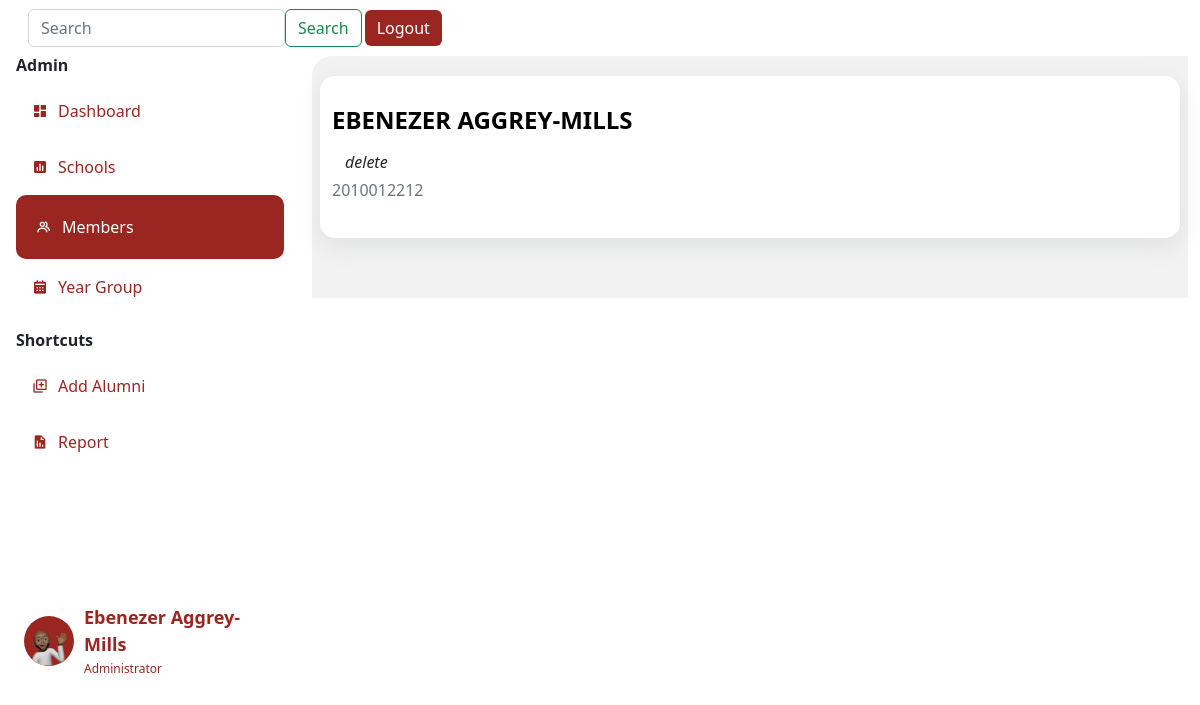
/list (signed in), run on an earlier commit of the app's database.
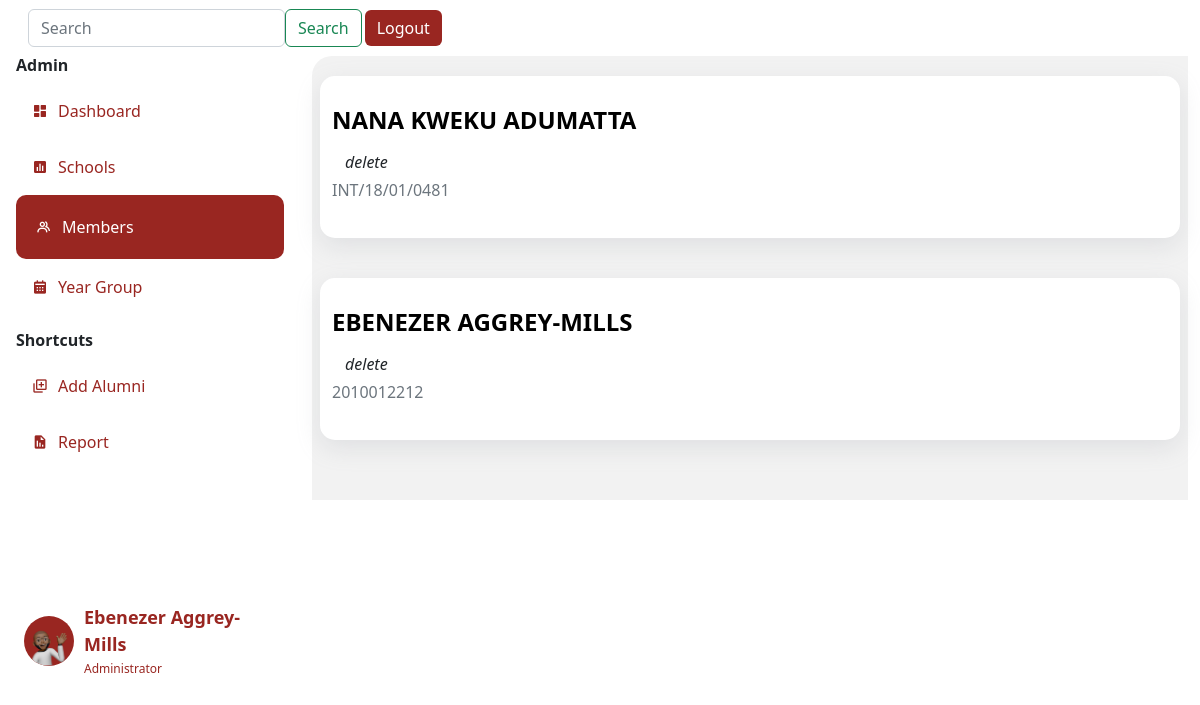
And on a later commit of the database.
### app.py (models this page shows)
class Person(db.Model, UserMixin):
    id= db.Column(db.Integer, primary_key=True)
    name= db.Column(db.String(200), nullable=True)
    yearCompleted= db.Column(db.String(200), nullable=True)
    nationality= db.Column(db.String(200), nullable=True)
    contact= db.Column(db.Integer(), nullable=True)
    email= db.Column(db.String(200), nullable=True)
    faculty= db.Column(db.String(200), nullable=True)
    hallofresidence= db.Column(db.String(200), nullable=True)
    password= db.Column(db.String(20))
    email= db.Column(db.String(20), nullable=True)
    phone= db.Column(db.String(10), nullable=True )
    def __repr__(self):
        return f"Person('{self.id}', {self.name}', {self.yearCompleted})"

class User(db.Model,UserMixin):
    id= db.Column(db.Integer, primary_key=True)
    fullname= db.Column(db.String()  )
    indexnumber= db.Column(db.Integer())
    gender= db.Column(db.String()    )
    school= db.Column(db.String()    )
    department= db.Column(db.String()    )
    program= db.Column(db.String()   )
    completed= db.Column(db.Integer()     )
    admitted= db.Column(db.Integer()  )
    email= db.Column(db.String()     )
    telephone= db.Column(db.Integer()     )
    hall= db.Column(db.String()  )
    nationality= db.Column(db.String()   )
    address= db.Column(db.String()   )
    work= db.Column(db.String()  )
    guardian= db.Column(db.String()  )
    kin= db.Column(db.String()   )
    relationship= db.Column(db.String()  )
    marital= db.Column(db.String()   )
    health= db.Column(db.String()    )
    extra= db.Column(db.String()     )
    image_file = db.Column(db.String(20))

### app.py (the view)
@app.route('/list', methods=['GET', 'POST'])
@login_required
def lists():
    print("Fetching all")
    users=User.query.order_by(User.id.desc()).all()
    print(users)
    print(current_user)
    return render_template("list.html", users=users, current_user=current_user, title="list")

### forms.py
class Search(FlaskForm):
    searched = StringField('Searched', validators=[DataRequired()])
    submit = SubmitField('Search')

### app.py (called while the page is built)
@login_manager.user_loader
def load_user(user_id):
    return Person.query.get(int(user_id))

@app.context_processor
def base():
    form=Search()
    return dict(form=form)

### templates/list.html
{% extends 'layout.html' %}
{% block body %}
<div class="row">
    {%for user in users%}
      <div class="department-item" data-aos="fade-down-left">
        <a href="{{url_for("list", userid=user.id)}}" style="text-decoration: none; color: #992621;">
          <h4 class="names"><b> {{user.fullname}}</h4><a href="/delete/{{user.id}}"class="btn"><i class="fa fa-trash" aria-hidden="true">delete</i>  </i></a></b>
          <h6 class="text-muted">{{user.indexnumber}}</h6>
      </a>
      </div>
    {% endfor %}
  </div>
    </div>
{% endblock body %}

### templates/layout.html (shortened to what this page needs)
<!doctype html>
<html lang="en">
  <head>
    <link rel="stylesheet" type="text/css" href="{{ url_for('static', filename='css/newstyle.css')}}">
    <link href="https://unpkg.com/aos@2.3.1/dist/aos.css" rel="stylesheet">
    <link href='https://unpkg.com/boxicons@2.1.2/css/boxicons.min.css' rel='stylesheet'>
    <link href="https://cdn.jsdelivr.net/npm/bootstrap@5.2.1/dist/css/bootstrap.min.css" rel="stylesheet">
  </head>
  <body>
      <nav class="navbar navbar-expand-lg sticky-top" style="background: #fff; ">
        <div class="container-fluid">
          <div class="collapse navbar-collapse me-2" id="navbarSupportedContent" style="width: 100%;">
            <form class="d-flex " role="search" method='POST' action='{{url_for('search')}}' >
              <input class="form-control " type="search" name='searched' placeholder="Search" aria-label="Search">
              <button class="btn btn-outline-success" type="submit">Search</button>
                </form>
            <button class="btn" style="color: #fff; background: #992621; border: none; margin-left: 3px;" type="logout">
              <a href="{{url_for('logout')}}" style="text-decoration: none; color: #fff;">Logout</a>
            </button>
          </div>
        </div>
      </nav>
      <div class="container-fluid" >
        <div class="row" >
            <div class="col-3 px-1 position-fixed" id="sticky-sidebar">
              <div class="container" >
                  <div class="side-menu">
                    <h6 class="divider"><b>Admin </b></h6>
                    {% if title == 'dashboard' %}
                    <div class="side-nav-button-active">
                      <i class='bx bxs-dashboard icon'></i>
                      <a href="/dashboard" class="side-nav-button-text">Dashboard</a>
                    </div>
                    {% else %}
                    <div class="side-nav-button">
                      <i class='bx bxs-dashboard icon'></i>
                      <a href="/dashboard" class="side-nav-button-text">Dashboard</a>
                    </div>
                    {% endif %}
                    {% if title == "newschools" %}
                    <div class="side-nav-button-active">
                      <i class='bx bxs-bar-chart-square icon'></i>
                      <a href="/newschools" class="side-nav-button-text">Schools</a>
                    </div>
                    {% else %}
                    <div class="side-nav-button">
                      <i class='bx bxs-bar-chart-square icon'></i>
                      <a href="/newschools" class="side-nav-button-text">Schools</a>
                    </div>
                    {% endif %}
                    {% if title == "list" %}
                    <div class="side-nav-button-active">
                      <i class='bx bx-group icon' ></i>
                      <a href="/list" class="side-nav-button-text">Members</a>
                    </div>
                    {% else %}
                    <div class="side-nav-button">
                      <i class='bx bx-group icon' ></i>
                      <a href="/list" class="side-nav-button-text">Members</a>
                    </div>
                    {% endif %}
                    {% if title == "year" %}
                    <div class="side-nav-button-active">
                      <i class='bx bxs-calendar icon' ></i>
                      <a href="/year" class="side-nav-button-text">Year Group</a>
                    </div>
                    {% else %}
                    <div class="side-nav-button">
                      <i class='bx bxs-calendar icon' ></i>
                      <a href="/year" class="side-nav-button-text">Year Group</a>
                    </div>
                    {% endif %}
                  </div>
                  <div class="side-menu">
                    <h6 class="divider" style="margin-top: 2vh;"><b>Shortcuts</b> </h6>
                    {% if title == "addalumni" %}
                      <div class="side-nav-button-active">
                        <i class='bx bx-add-to-queue icon' ></i>
                        <a href="/addalumni" class="side-nav-button-text">Add Alumni</a>
                      </div>
                      {% else %}
                      <div class="side-nav-button">
                        <i class='bx bx-add-to-queue icon' ></i>
                        <a href="/addalumni" class="side-nav-button-text">Add Alumni</a>
                      </div>
                    {% endif %}
                    {% if title == "newreport" %}
                    <div class="side-nav-button-active">
                      <i class='bx bxs-report icon' ></i>
                      <a href="/newreport" class="side-nav-button-text">Report</a>
                    </div>
                    {% else %}
                    <div class="side-nav-button">
                      <i class='bx bxs-report icon' ></i>
                      <a href="/newreport" class="side-nav-button-text">Report</a>
                    </div>
                    {% endif %}
                  </div>
                  <div class="profile-details" style=" bottom: 0; padding-top: 50%;">
                    <div class="elipse" style="background: #992621; border-radius: 50%;">
                      <img src="static/img/memoji.png" alt="" width="100%" >
                    </div>
                    <div class="profile-info" style="padding-left: 10px;">
                      <div class="profile-name"><b>{{current_user.name}}</b> </div>
                      <div class="title">Administrator</div>
                    </div>
                  </div>
        </div>
            </div>
            <div class="col offset-3" id="main">
              <div class="container" style="background-color: #f2f2f2; padding: 20px; border-radius: 20px 0 0 0;">
              {% block body %}
              {% endblock%}
              </div>
            </div>
        </div>
</body>
</html>

### static/css/newstyle.css (style rules this page uses)
body { background: #f2f2f2; }
.side-nav-button { padding: 16px; background-color: #fff; border-radius: 10px; color: #992621; display: flex; align-items: center; }
h4 { color: black; }
.side-nav-button-text { margin: 0; padding-left: 10px; }
.side-nav-button-active { padding: 20px; background-color: #992621; border-radius: 10px; color: #fff; display: flex; align-items: center; }
.side-nav-button a { text-decoration: none; color: #992621; }
.side-nav-button-active a { text-decoration: none; color: #fff; }
.department-item { background-color: #fff; padding: 30px; border-radius: 15px; color: #fff; margin: 0; box-shadow: rgba(149, 157, 165, 0.2) 0px 8px 24px; margin-bottom: 5vh; justify-content: space-between; }
.profile-details { border-radius: 10px; padding: 8px; display: flex; align-items: center; }
.elipse img { width: 50px; height: 50px; border-radius: 50%; }
.profile-name { color: #992621; font-size: 18px; font-weight: 500; margin-bottom: 2px; }
.title { font-size: 12px; color: #992621; font-weight: 400; }
.names { text-transform: uppercase; color: black; }

What changed in the data, as far as the page shows it:
added User: fullname "NANA KWEKU ADUMATTA", indexnumber "INT/18/01/0481"
